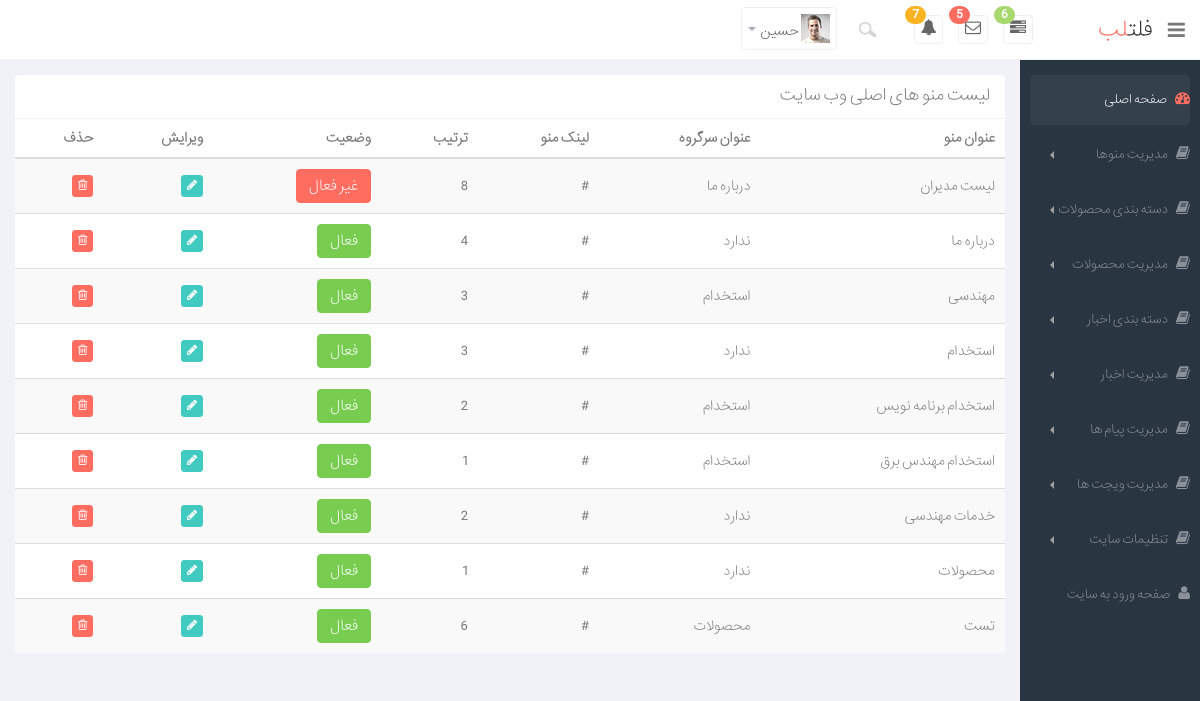
/admin/dashbord.php?m=menu&p=list (signed in), run on the app's committed database.
### tables this page shows
CREATE TABLE IF NOT EXISTS `menu_tbl` (
  `id` int(11) NOT NULL AUTO_INCREMENT,
  `title` varchar(100) NOT NULL,
  `url` varchar(100) NOT NULL,
  `sort` int(11) NOT NULL,
  `status` enum('0','1') NOT NULL,
  `chid` int(11) NOT NULL,
  PRIMARY KEY (`id`)
);

### include/menu.php (called while the page is built, shortened)
<?php
function listmenuadmin(){
    $connect=config();
    $sql="SELECT * FROM menu_tbl";
    $row=mysqli_query($connect,$sql);
    while ($res=mysqli_fetch_assoc($row)){
        $result[]=$res;
    }
    return $result;
}
function selectparentmenu($chid){
    $connect = config();
    $sql = "SELECT * FROM menu_tbl WHERE id='$chid'";
    $row = mysqli_query($connect, $sql);
    $res = mysqli_fetch_assoc($row);
    $result=$res['title'];
    return $result;
}

### admin/menu/list.php (the view)
<div class="row">
    <div class="col-lg-12">
        <section class="panel">
            <header class="panel-heading">
                            لیست منو های اصلی وب سایت
            </header>
            <table class="table table-striped table-advance table-hover">
                <thead>
                <tr>
                    <th> عنوان منو</th>
                    <th> عنوان سرگروه</th>
                    <th> لینک منو</th>
                    <th> ترتیب</th>
                    <th> وضعیت</th>
                    <th>ویرایش</th>
                    <th>حذف</th>
                </tr>
                </thead>
                <tbody>
                <?php
                    $listmenu=listmenuadmin();
                    foreach ($listmenu as $val):
                ?>
                <tr>
                    <td><?php echo $val['title']; ?></td>
                    <td><?php
                        if($val['chid']==0){
                            echo "ندارد";
                        }
                        else{
                            $parent=selectParentMenu($val['chid']);
                            echo $parent;
                        }
                        ?>
                    </td>
                    <td><?php echo $val['url']; ?></td>
                    <td><?php echo $val['sort']; ?></td>
                    <td>
                        <?php
                        if($val['status']==0){
                            echo "
                                <span class='btn btn-danger'>غیر فعال</span>
                            ";
                        }
                        else{
                            echo "
                                <span class='btn btn-success'> فعال</span>
                            ";
                        }
                        ?>
                    </td>
                    <td><a href="dashbord.php?m=menu&p=edit&id=<?php echo $val['id']; ?>" class="btn btn-primary btn-xs"><i class="icon-pencil"></i></a></td>
                    <td><a href="dashbord.php?m=menu&p=delete&id=<?php echo $val['id']; ?>" class="btn btn-danger btn-xs"><i class="icon-trash "></i></a></td>
                </tr>
                <?php
                endforeach;
                ?>
                </tbody>
            </table>
        </section>
    </div>
</div>

### admin/dashbord.php (shortened to what this page needs)
<!DOCTYPE html>
<html lang="en">
<head>
    <link href="css/bootstrap.min.css" rel="stylesheet">
    <link href="css/bootstrap-reset.css" rel="stylesheet">
    <link href="assets/font-awesome/css/font-awesome.css" rel="stylesheet" />
    <link href="assets/jquery-file-upload/css/jquery.fileupload-ui.css" rel="stylesheet" type="text/css">
    <link href="css/style.css" rel="stylesheet">
    <link href="css/style-responsive.css" rel="stylesheet" />
</head>
<body>
    <section id="container" class="">
        <header class="header white-bg">
            <div class="sidebar-toggle-box">
                <div data-original-title="Toggle Navigation" data-placement="right" class="icon-reorder tooltips"></div>
            </div>
            <a href="#" class="logo">فلت<span>لب</span></a>
            <div class="nav notify-row" id="top_menu">
                <ul class="nav top-menu">
                    <li class="dropdown">
                        <a data-toggle="dropdown" class="dropdown-toggle" href="#">
                            <i class="icon-tasks"></i>
                            <span class="badge bg-success">6</span>
                        </a>
                    </li>
                    <li id="header_inbox_bar" class="dropdown">
                        <a data-toggle="dropdown" class="dropdown-toggle" href="#">
                            <i class="icon-envelope-alt"></i>
                            <span class="badge bg-important">5</span>
                        </a>
                    </li>
                    <li id="header_notification_bar" class="dropdown">
                        <a data-toggle="dropdown" class="dropdown-toggle" href="#">
                            <i class="icon-bell-alt"></i>
                            <span class="badge bg-warning">7</span>
                        </a>
                    </li>
                </ul>
            </div>
            <div class="top-nav ">
                <ul class="nav pull-right top-menu">
                    <li>
                        <input type="text" class="form-control search" placeholder="Search">
                    </li>
                    <li class="dropdown">
                        <a data-toggle="dropdown" class="dropdown-toggle" href="#">
                            <img alt="" src="img/avatar1_small.jpg">
                            <span class="username"><?php echo $_SESSION['username']; ?></span>
                            <b class="caret"></b>
                        </a>
                    </li>
                </ul>
            </div>
        </header>
        <aside>
            <div id="sidebar" class="nav-collapse ">
                <ul class="sidebar-menu">
                    <li class="active">
                        <a class="" href="dashbord.php?m=index&p=index">
                            <i class="icon-dashboard"></i>
                            <span>صفحه اصلی</span>
                        </a>
                    </li>
                    <li class="sub-menu">
                        <a href="javascript:;" class="">
                            <i class="icon-book"></i>
                            <span>مدیریت منوها</span>
                            <span class="arrow"></span>
                        </a>
                    </li>
                    <li class="sub-menu">
                        <a href="javascript:;" class="">
                            <i class="icon-book"></i>
                            <span>دسته بندی محصولات</span>
                            <span class="arrow"></span>
                        </a>
                    </li>
                    <li class="sub-menu">
                        <a href="javascript:;" class="">
                            <i class="icon-book"></i>
                            <span>مدیریت محصولات</span>
                            <span class="arrow"></span>
                        </a>
                    </li>
                    <li class="sub-menu">
                        <a href="javascript:;" class="">
                            <i class="icon-book"></i>
                            <span>دسته بندی اخبار</span>
                            <span class="arrow"></span>
                        </a>
                    </li>
                    <li class="sub-menu">
                        <a href="javascript:;" class="">
                            <i class="icon-book"></i>
                            <span>مدیریت اخبار</span>
                            <span class="arrow"></span>
                        </a>
                    </li>
                    <li class="sub-menu">
                        <a href="javascript:;" class="">
                            <i class="icon-book"></i>
                            <span>مدیریت پیام ها</span>
                            <span class="arrow"></span>
                        </a>
                    </li>
                    <li class="sub-menu">
                        <a href="javascript:;" class="">
                            <i class="icon-book"></i>
                            <span>مدیریت ویجت ها</span>
                            <span class="arrow"></span>
                        </a>
                    </li>
                    <li class="sub-menu">
                        <a href="javascript:;" class="">
                            <i class="icon-book"></i>
                            <span>تنظیمات سایت</span>
                            <span class="arrow"></span>
                        </a>
                    </li>
                    <li>
                        <a class="" href="index.php" >
                            <i class="icon-user"></i>
                            <span>صفحه ورود به سایت</span>
                        </a>
                    </li>
                </ul>
            </div>
        </aside>
        <section id="main-content">
            <section class="wrapper">
                 <?php
                    @$m=$_GET['m']?$_GET['m']:'index';
                    @$p=$_GET['p']?$_GET['p']:'index';
                    include_once "$m/$p.php";
                ?>
            </section>
        </section>
    </section>
</body>
</html>

### admin/css/style.css (style rules this page uses)
body { color: #797979; background: #f1f2f7; font-family: 'main', sans-serif; padding: 0px !important; margin: 0px !important; font-size:13px; }
ul li { list-style: none; }
a, a:hover, a:focus { text-decoration: none; outline: none; }
#container { width: 100%; height: 100%; }
#sidebar { width: 180px; height: 100%; position: fixed; background: #2a3542; }
ul.sidebar-menu , ul.sidebar-menu li ul.sub { margin: -2px 0 0; padding: 0; }
ul.sidebar-menu { margin-top: 75px; }
ul.sidebar-menu li { line-height: 20px !important; margin-bottom: 5px; margin-right:10px; margin-left:10px; }
ul.sidebar-menu li.sub-menu { line-height: 15px; }
ul.sidebar-menu li a span { display: inline-block; }
ul.sidebar-menu li a { color: #8b9199; text-decoration: none; display: block; padding: 15px 0 15px 10px; font-size: 12px; outline: none; -webkit-transition: all 0.3s ease; -moz-transition: all 0.3s ease; -o-transition: all 0.3s ease; -ms-transition: all 0.3s ease; transition: all 0.3s ease; }
ul.sidebar-menu li.active a, ul.sidebar-menu li a:hover, ul.sidebar-menu li a:focus { background: #35404d; color: #fff; display: block; border-radius: 4px; -webkit-border-radius: 4px; -webkit-transition: all 0.3s ease; -moz-transition: all 0.3s ease; -o-transition: all 0.3s ease; -ms-transition: all 0.3s ease; transition: all 0.3s ease; }
ul.sidebar-menu li a i { font-size: 15px; padding-left: 6px; }
ul.sidebar-menu li.active a i { color: #FF6C60; }
#sidebar ul > li > a .arrow { border-bottom: 4px solid transparent; border-right: 4px solid #A0A0A0; border-top: 4px solid transparent; float: left; height: 0; margin-left: 10px; margin-top: 6px; width: 0; }
#main-content { margin-right: 180px; }
.header, .footer { min-height: 60px; padding: 0 15px; }
.header { position: fixed; right: 0; left: 0; z-index: 1002; }
.white-bg { background: #fff; border-bottom: 1px solid #f1f2f7; }
.wrapper { display: inline-block; margin-top: 60px; padding: 15px; width: 100%; }
a.logo { font-size: 21px; color: #2e2e2e; float: right; margin-top: 15px; text-transform: uppercase; }
a.logo span { color: #FF6C60; }
#top_menu .nav > li, ul.top-menu > li { float: right; }
.notify-row { float: right; margin-top: 15px; margin-right: 65px; }
ul.top-menu > li > a { color: #666666; font-size: 16px; border-radius: 4px; -webkit-border-radius: 4px; border:1px solid #f0f0f8 !important; padding: 2px 6px; margin-left: 15px; }
.notify-row .badge { position: absolute; left: -10px; top: -10px; z-index: 100; }
.top-nav { margin-top: 7px; }
.top-nav .username { font-size: 13px; color: #555555; }
.top-nav ul.top-menu > li > a { border: 1px solid #eeeeee; border-radius: 4px; -webkit-border-radius: 4px; padding: 6px; background: none; margin-left: 0; }
.top-nav ul.top-menu > li { margin-right: 10px; }
.top-nav .nav .caret { border-bottom-color: #A4AABA; border-top-color: #A4AABA; }
.search { margin-top: 6px ; width: 20px; -webkit-transition: all .3s ease; -moz-transition: all .3s ease; -ms-transition: all .3s ease; -o-transition: all .3s ease; transition: all .3s ease; border: 1px solid #fff; box-shadow: none; background: url("../img/search-icon.jpg") no-repeat 10px 8px; padding:0 5px 0 35px; color: #fff; }
.sidebar-toggle-box { float: right; padding-left: 15px; margin-top: 20px; }
.sidebar-toggle-box .icon-reorder { cursor: pointer; display: inline-block; font-size: 20px; }
.badge.bg-success { background: #a9d86e; }
.badge.bg-warning { background: #FCB322; }
.badge.bg-important { background: #ff6c60; }
.table-advance tr td { vertical-align: middle !important; }
body { direction:rtl; }

### data on the page
menu_tbl: title "لیست مدیران", parent "درباره ما", url "#", sort "8", status "غیر فعال"
menu_tbl: title "درباره ما", chid "ندارد", url "#", sort "4", status "فعال"
menu_tbl: title "مهندسی", parent "استخدام", url "#", sort "3", status "فعال"
menu_tbl: title "استخدام", chid "ندارد", url "#", sort "3", status "فعال"
menu_tbl: title "استخدام برنامه نویس", parent "استخدام", url "#", sort "2", status "فعال"
menu_tbl: title "استخدام مهندس برق", parent "استخدام", url "#", sort "1", status "فعال"
menu_tbl: title "خدمات مهندسی", chid "ندارد", url "#", sort "2", status "فعال"
menu_tbl: title "محصولات", chid "ندارد", url "#", sort "1", status "فعال"
menu_tbl: title "تست", parent "محصولات", url "#", sort "6", status "فعال"

### other printed values
$_SESSION['username'] "حسین"
